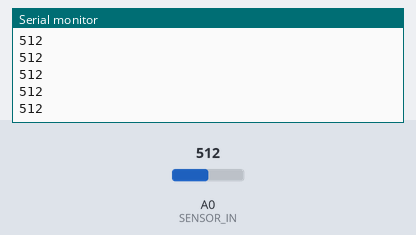
Simulated run of this sketch. Board: Arduino Uno, built with avr-gcc and run on an emulated ATmega328P. Shown: the last lines printed to the serial monitor. The test bench sets the inputs (shaded band); at power-on: A0 (SENSOR_IN) = 512.

Above: at 1.2 s.
1.3 s: A0 (SENSOR_IN) set to 716
At 1.31 s:
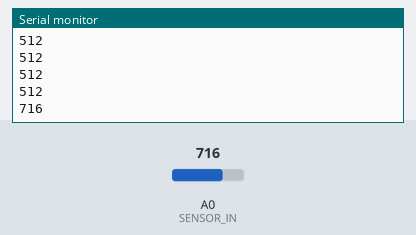
2.8 s: A0 (SENSOR_IN) set to 900
At 2.81 s:
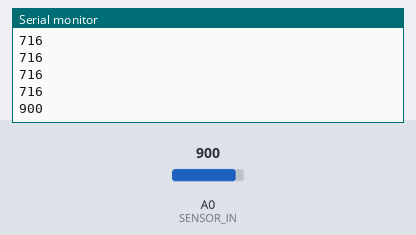
Timing chart, 0 to 5.8 s (numbered marks = the images above; inputs shaded):
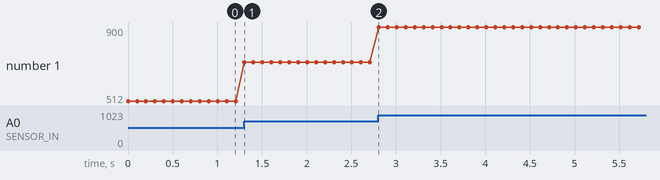

The sketch:

sensor_calibration.ino
```cpp
/* soil_calibrate.ino
  Gets raw reading from soil sensor and displays on Serial Monitor
  Use to establish minuimum and maximum values
  Works with Capacitive and Resistive Sensors
  Uses Raspberry Pi Pico

  DroneBot Workshop 2022
  https://dronebotworkshop.com
*/

// Variable for sensor value
int sensorval;

// Analog input port
#define SENSOR_IN 0


void setup() {
  // Open Serial Monitor
  Serial.begin(9600);

  // Set ADC to use 12 bits
 // analogReadResolution(10);
}
void loop() {

  // Read sensor value
  sensorval = analogRead(SENSOR_IN);

  // Print to Serial Monitor
  Serial.println(sensorval);

  delay(100);
}
```

Measured:
- after the input at 1.3 s, the serial monitor: prints a new line at once (image 1)
- after the input at 2.8 s, the serial monitor: prints a new line at once (image 2)
- plotted number 1: 512 → 716 after the input at 1.3 s, 716 → 900 after the input at 2.8 s
